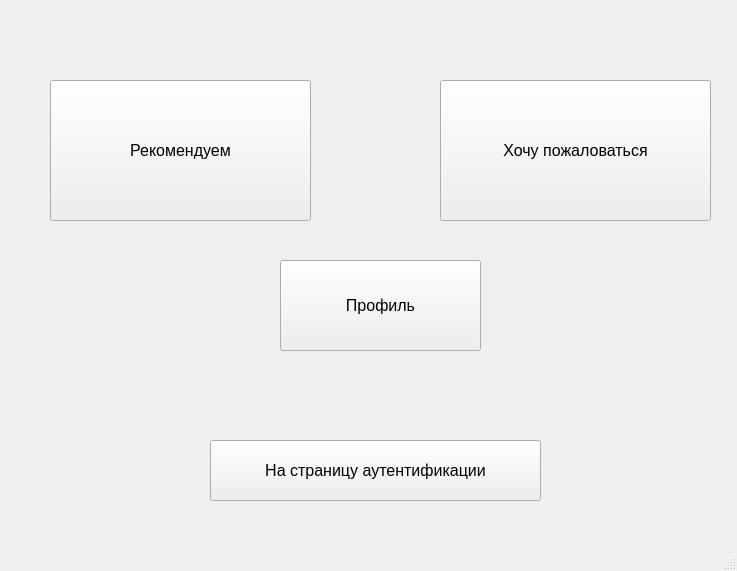
<?xml version="1.0" encoding="UTF-8"?>
<ui version="4.0">
 <class>MainWindow</class>
 <widget class="QMainWindow" name="MainWindow">
  <property name="geometry">
   <rect>
    <x>0</x>
    <y>0</y>
    <width>737</width>
    <height>571</height>
   </rect>
  </property>
  <property name="windowTitle">
   <string>MainWindow</string>
  </property>
  <widget class="QWidget" name="centralwidget">
   <widget class="QPushButton" name="btn_recommend">
    <property name="geometry">
     <rect>
      <x>50</x>
      <y>80</y>
      <width>261</width>
      <height>141</height>
     </rect>
    </property>
    <property name="font">
     <font>
      <family>Arial</family>
      <pointsize>12</pointsize>
      <weight>50</weight>
      <bold>false</bold>
     </font>
    </property>
    <property name="text">
     <string>Рекомендуем</string>
    </property>
   </widget>
   <widget class="QPushButton" name="btn_complain">
    <property name="geometry">
     <rect>
      <x>440</x>
      <y>80</y>
      <width>271</width>
      <height>141</height>
     </rect>
    </property>
    <property name="font">
     <font>
      <family>Arial</family>
      <pointsize>12</pointsize>
     </font>
    </property>
    <property name="text">
     <string>Хочу пожаловаться</string>
    </property>
   </widget>
   <widget class="QPushButton" name="btn_profil">
    <property name="geometry">
     <rect>
      <x>280</x>
      <y>260</y>
      <width>201</width>
      <height>91</height>
     </rect>
    </property>
    <property name="font">
     <font>
      <family>Arial</family>
      <pointsize>12</pointsize>
     </font>
    </property>
    <property name="text">
     <string>Профиль</string>
    </property>
   </widget>
   <widget class="QPushButton" name="btn_backToAutentification">
    <property name="geometry">
     <rect>
      <x>210</x>
      <y>440</y>
      <width>331</width>
      <height>61</height>
     </rect>
    </property>
    <property name="font">
     <font>
      <family>Arial</family>
      <pointsize>12</pointsize>
     </font>
    </property>
    <property name="text">
     <string>На страницу аутентификации</string>
    </property>
   </widget>
  </widget>
  <widget class="QMenuBar" name="menubar">
   <property name="geometry">
    <rect>
     <x>0</x>
     <y>0</y>
     <width>737</width>
     <height>25</height>
    </rect>
   </property>
  </widget>
  <widget class="QStatusBar" name="statusbar"/>
 </widget>
 <resources/>
 <connections/>
</ui>
